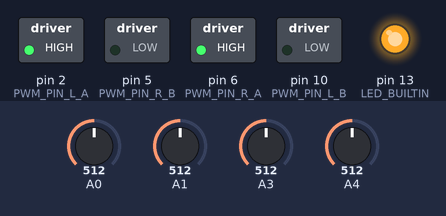
Recording of a sketch running on a simulated Arduino Uno, built with avr-gcc and run on an emulated ATmega328P. On the bench: switched loads named in the sketch (green lamp = pin HIGH), output pins drawn as LEDs (lit = HIGH). The test bench sets the inputs (shaded band); at power-on: A3 = 512, A4 = 512, A0 = 512, A1 = 512. What the sketch prints to the serial monitor is not drawn.

Above: at 13.7 s.
13.8 s: A3 set to 492
At 14.7 s:
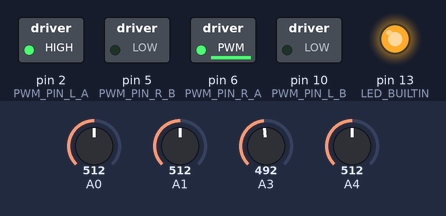
15.3 s: A4 set to 390
At 15.9 s:
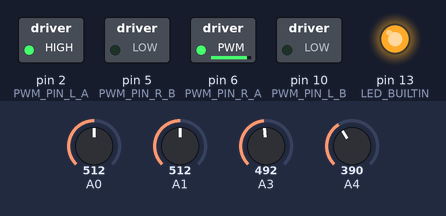
16.8 s: A0 set to 306
At 18.0 s:
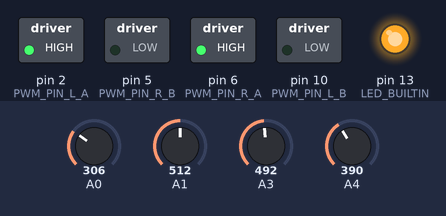
18.3 s: A1 set to 30
19.8 s: A0 set to 285
21.3 s: A0 set to 266
At 22.7 s:
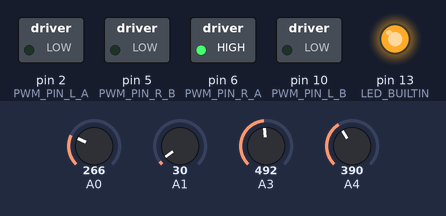
Timing chart, 0 to 23.8 s (numbered marks = the images above; inputs shaded):
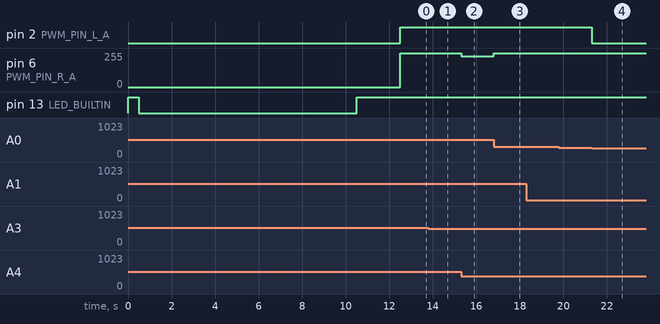

The sketch:

Superido.ino
```cpp
#include <QTRSensors.h>

// --- CÁC CHÂN ĐIỀU KHIỂN ĐỘNG CƠ ---
#define PWM_PIN_L_A 2
#define PWM_PIN_L_B 10
#define PWM_PIN_R_A 6
#define PWM_PIN_R_B 5

// --- CÁC CHÂN CẢM BIẾN ---
#define SENSOR_1_PIN 4
#define SENSOR_2_PIN 3
#define SENSOR_3_PIN 1
#define SENSOR_4_PIN 0

// ===================================================================
// === KHU VỰC TINH CHỈNH "PRO VIP" CHO CUỘC THI TỐC ĐỘ ===
// ===================================================================

// --- BƯỚC 1: TINH CHỈNH TỐC ĐỘ ---
const int TOC_DO_CO_BAN = 220; // Tốc độ khi vào cua. Giữ ở mức vừa phải để cua an toàn.
const int TOC_DO_MAX = 255;    // Tốc độ tối đa trên đường thẳng. ĐÂY LÀ TỐC ĐỘ BẠN MUỐN ĐẠT!

// --- BƯỚC 2: TINH CHỈNH LẠI PID CHO TỐC ĐỘ CAO ---
const float Kp = 0.25;
const float Ki = 0.001;
const float Kd = 0.8;

// --- BƯỚC 3: NGƯỠNG PHÁT HIỆN ĐƯỜNG CONG ---
const int NGUONG_VAO_CUA = 200;

// --- BƯỚC 4: TINH CHỈNH XỬ LÝ NGÃ TƯ --- // <<< MỚI
const int NGUONG_LINE_DEN = 800;  // Giá trị cảm biến đọc được để xác nhận là vạch đen. (Thường > 700)
const int TOC_DO_RE_NGA_TU = 180; // Tốc độ khi thực hiện rẽ tại ngã tư.
const int DELAY_QUA_NGA_TU = 100; // Thời gian chạy thẳng qua tâm ngã tư (ms). Tinh chỉnh cho robot của bạn.

// Giới hạn cho thành phần I để chống "Integral Windup"
const int I_MAX = 400;
const int I_MIN = -400;

// ===================================================================

QTRSensors qtr;
const uint8_t SensorCount = 4;
uint16_t sensorValues[SensorCount];

// Các biến cho thuật toán PID
uint16_t position;
float P, D, I = 0, previousError = 0;
int toc_do_trai, toc_do_phai;

void setup() {
  Serial.begin(115200);

  pinMode(PWM_PIN_L_A, OUTPUT);
  pinMode(PWM_PIN_L_B, OUTPUT);
  pinMode(PWM_PIN_R_A, OUTPUT);
  pinMode(PWM_PIN_R_B, OUTPUT);

  pinMode(LED_BUILTIN, OUTPUT);
  digitalWrite(LED_BUILTIN, HIGH);

  qtr.setTypeAnalog();
  qtr.setSensorPins((const uint8_t[]){SENSOR_1_PIN, SENSOR_2_PIN, SENSOR_3_PIN, SENSOR_4_PIN}, SensorCount);
  delay(500);

  Serial.println("Bat dau Calibrate trong 5 giay...");
  digitalWrite(LED_BUILTIN, LOW);

  for (uint16_t i = 0; i < 400; i++) {
    qtr.calibrate();
  }

  digitalWrite(LED_BUILTIN, HIGH);
  Serial.println("Calibrate hoan thanh! Robot se bat dau chay sau 2 giay.");
  delay(2000);
}

void loop() {
  robot_control();
}

// <<< HÀM NÀY ĐÃ ĐƯỢC THAY ĐỔI ĐỂ XỬ LÝ NGÃ TƯ >>>
void robot_control() {
  position = qtr.readLineBlack(sensorValues);

  // --- LOGIC PHÁT HIỆN VÀ XỬ LÝ NGÃ TƯ (ƯU TIÊN RẼ PHẢI) ---
  // Điều kiện: Cả 4 cảm biến đều nhìn thấy vạch đen
  if (sensorValues[0] > NGUONG_LINE_DEN && sensorValues[1] > NGUONG_LINE_DEN &&
      sensorValues[2] > NGUONG_LINE_DEN && sensorValues[3] > NGUONG_LINE_DEN)
  {
    Serial.println("--> Nga tu! Uu tien re PHAI.");

    // BƯỚC 1: Chạy thẳng một đoạn ngắn để xe vào đúng tâm của ngã tư
    motor_drive(TOC_DO_RE_NGA_TU, TOC_DO_RE_NGA_TU);
    delay(DELAY_QUA_NGA_TU); // Rất quan trọng, cần tinh chỉnh

    // BƯỚC 2: Thực hiện rẽ phải tại chỗ (bánh trái tiến, bánh phải lùi)
    // Tiếp tục rẽ cho đến khi các cảm biến giữa tìm thấy lại vạch đen
    motor_drive(TOC_DO_RE_NGA_TU, -TOC_DO_RE_NGA_TU);

    // Đợi cho đến khi một trong hai cảm biến giữa (1 hoặc 2) nhìn thấy line mới
    do {
      qtr.readLineBlack(sensorValues);
    } while (sensorValues[1] < NGUONG_LINE_DEN && sensorValues[2] < NGUONG_LINE_DEN);

    // BƯỚC 3: Đặt lại các giá trị PID để tránh bị "giật" sau khi rẽ
    I = 0;
    previousError = 0;

    // Sau khi xử lý ngã tư, hàm sẽ kết thúc và vòng lặp tiếp theo sẽ chạy PID bình thường
  }
  else
  {
    // Nếu không phải ngã tư, chạy PID dò line như bình thường
    float error = 1500.0 - position;
    PID_Linefollow(error);
  }
}

void PID_Linefollow(float error) {
  P = error;
  I = I + error;

  if (I > I_MAX) I = I_MAX;
  if (I < I_MIN) I = I_MIN;

  D = error - previousError;

  float PID_value = (Kp * P) + (Ki * I) + (Kd * D);

  previousError = error;

  int toc_do_hien_tai;
  if (abs(error) < NGUONG_VAO_CUA) {
    toc_do_hien_tai = TOC_DO_MAX;
  } else {
    toc_do_hien_tai = TOC_DO_CO_BAN;
  }

  toc_do_trai = toc_do_hien_tai - PID_value;
  toc_do_phai = toc_do_hien_tai + PID_value;

  toc_do_trai = constrain(toc_do_trai, -255, 255);
  toc_do_phai = constrain(toc_do_phai, -255, 255);

  motor_drive(toc_do_trai, toc_do_phai);
}

void motor_drive(int leftSpeed, int rightSpeed) {
  if (leftSpeed >= 0) {
    analogWrite(PWM_PIN_L_A, leftSpeed);
    digitalWrite(PWM_PIN_L_B, LOW);
  } else {
    digitalWrite(PWM_PIN_L_A, LOW);
    analogWrite(PWM_PIN_L_B, -leftSpeed);
  }

  if (rightSpeed >= 0) {
    analogWrite(PWM_PIN_R_A, rightSpeed);
    digitalWrite(PWM_PIN_R_B, LOW);
  } else {
    digitalWrite(PWM_PIN_R_A, LOW);
    analogWrite(PWM_PIN_R_B, -rightSpeed);
  }
}

void motor_stop() {
  digitalWrite(PWM_PIN_L_A, LOW);
  digitalWrite(PWM_PIN_L_B, LOW);
  digitalWrite(PWM_PIN_R_A, LOW);
  digitalWrite(PWM_PIN_R_B, LOW);
}
```

Measured:
- the behaviour switches between 274 and 273 on A0 (found by bisection; images 3 and 4)
- after the input at 13.8 s, pin 6 (PWM_PIN_R_A): 255/255 → 253/255 at once
- after the input at 15.3 s, pin 6 (PWM_PIN_R_A): 253/255 → 229/255 at once
- after the input at 16.8 s, pin 6 (PWM_PIN_R_A): 229/255 → 255/255 at once
- after the input at 21.3 s, pin 2 (PWM_PIN_L_A): HIGH → LOW at once
